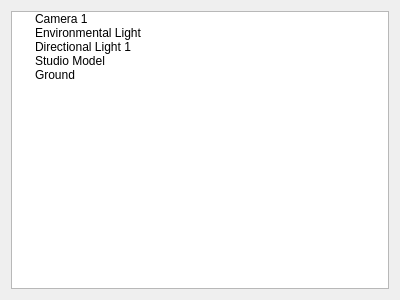
<?xml version="1.0" encoding="UTF-8"?>
<ui version="4.0">
 <class>ui::dockpanels::SceneInfo</class>
 <widget class="QWidget" name="ui::dockpanels::SceneInfo">
  <property name="geometry">
   <rect>
    <x>0</x>
    <y>0</y>
    <width>400</width>
    <height>300</height>
   </rect>
  </property>
  <property name="windowTitle">
   <string>Form</string>
  </property>
  <layout class="QVBoxLayout" name="verticalLayout">
   <item>
    <widget class="QTreeWidget" name="treeWidget">
     <attribute name="headerVisible">
      <bool>false</bool>
     </attribute>
     <column>
      <property name="text">
       <string>Entities</string>
      </property>
     </column>
     <item>
      <property name="text">
       <string>Camera 1</string>
      </property>
     </item>
     <item>
      <property name="text">
       <string>Environmental Light</string>
      </property>
     </item>
     <item>
      <property name="text">
       <string>Directional Light 1</string>
      </property>
     </item>
     <item>
      <property name="text">
       <string>Studio Model</string>
      </property>
     </item>
     <item>
      <property name="text">
       <string>Ground</string>
      </property>
     </item>
    </widget>
   </item>
  </layout>
 </widget>
 <resources/>
 <connections/>
</ui>
